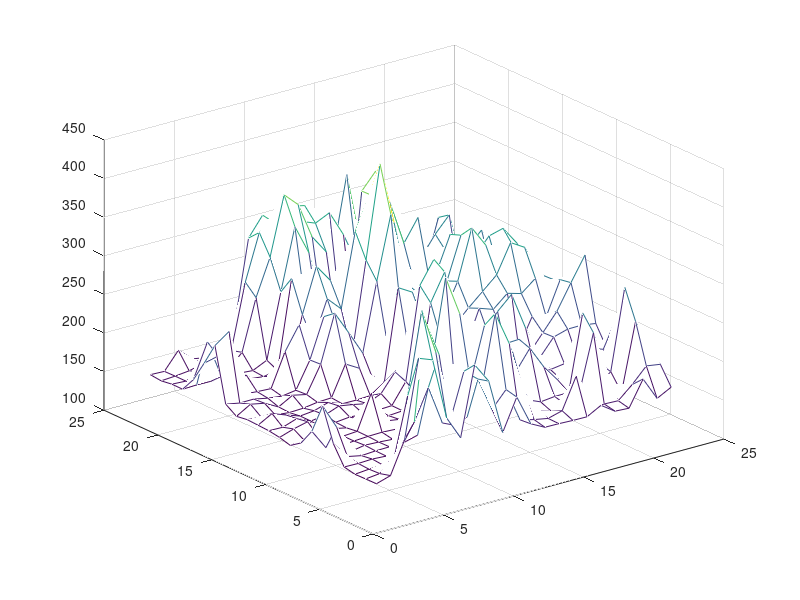

Write the MATLAB code that produced this figure.
clc;clear all
ditubZ=[153.76445 25.2 110.2
153.58998 25.202 110.2
153.21336 25.205 110.2
156.219 25.207 110.2
179.9846 25.21 110.2
222.33669 25.212 110.2
183.21558 25.214 110.2
161.73906 25.217 110.2
152.10455 25.219 110.2
156.02763 25.221 110.2
158.2962 25.224 110.2
159.05049 25.226 110.2
159.82112 25.229 110.2
157.69298 25.231 110.2
167.07799 25.233 110.2
236.55281 25.236 110.2
207.27284 25.238 110.2
179.5962 25.24 110.2
160.73224 25.243 110.2
160.8838 25.245 110.2
158.80464 25.248 110.2
160.36 25.25 110.2
159.39578 25.2 110.202
155.58987 25.202 110.202
154.8697 25.205 110.202
155.86526 25.207 110.202
158.43622 25.21 110.202
190.11407 25.212 110.202
157.06409 25.214 110.202
169.27751 25.217 110.202
153.58574 25.219 110.202
162.07794 25.221 110.202
157.88747 25.224 110.202
169.19524 25.226 110.202
158.06978 25.229 110.202
168.47949 25.231 110.202
163.58266 25.233 110.202
249.76495 25.236 110.202
211.65121 25.238 110.202
223.32751 25.24 110.202
161.44772 25.243 110.202
159.91034 25.245 110.202
159.9808 25.248 110.202
159.69852 25.25 110.202
200.55775 25.2 110.205
168.8689 25.202 110.205
155.29333 25.205 110.205
156.664 25.207 110.205
154.664 25.21 110.205
153.63626 25.212 110.205
154.21298 25.214 110.205
153.94559 25.217 110.205
154.21562 25.219 110.205
166.5618 25.221 110.205
164.18956 25.224 110.205
162.421 25.226 110.205
156.06631 25.229 110.205
164.80699 25.231 110.205
163.79726 25.233 110.205
163.61137 25.236 110.205
171.02916 25.238 110.205
173.90346 25.24 110.205
161.09743 25.243 110.205
167.66829 25.245 110.205
161.92375 25.248 110.205
182.11893 25.25 110.205
301.47214 25.2 110.207
247.04277 25.202 110.207
160.35551 25.205 110.207
155.56763 25.207 110.207
155.88298 25.21 110.207
156.84604 25.212 110.207
155.87431 25.214 110.207
155.81209 25.217 110.207
158.9705 25.219 110.207
154.47371 25.221 110.207
156.0409 25.224 110.207
156.16411 25.226 110.207
154.25638 25.229 110.207
155.13991 25.231 110.207
160.0499 25.233 110.207
162.08179 25.236 110.207
177.2028 25.238 110.207
161.66217 25.24 110.207
161.67325 25.243 110.207
170.11644 25.245 110.207
166.3976 25.248 110.207
166.01945 25.25 110.207
294.55872 25.2 110.21
351.99966 25.202 110.21
255.1478 25.205 110.21
162.02989 25.207 110.21
156.26146 25.21 110.21
156 25.212 110.21
156.95444 25.214 110.21
157.13173 25.217 110.21
155.16925 25.219 110.21
156 25.221 110.21
158.83525 25.224 110.21
158.1006 25.226 110.21
155 25.229 110.21
165.33487 25.231 110.21
157.72604 25.233 110.21
161.08182 25.236 110.21
158.4686 25.238 110.21
160.96823 25.24 110.21
161.7833 25.243 110.21
158.912 25.245 110.21
161.46683 25.248 110.21
163.00737 25.25 110.21
214.3272 25.2 110.212
292.84494 25.202 110.212
327.23535 25.205 110.212
190.12216 25.207 110.212
156.62117 25.21 110.212
154.63626 25.212 110.212
157.40747 25.214 110.212
201.6042 25.217 110.212
161.00708 25.219 110.212
157.88498 25.221 110.212
165.78723 25.224 110.212
163.87378 25.226 110.212
157.73282 25.229 110.212
161.38452 25.231 110.212
160.43933 25.233 110.212
204.09088 25.236 110.212
165.7062 25.238 110.212
158.91133 25.24 110.212
160.29192 25.243 110.212
177.53047 25.245 110.212
173.55356 25.248 110.212
159.1956 25.25 110.212
183.91034 25.2 110.214
198.10269 25.202 110.214
278.7405 25.205 110.214
229.61584 25.207 110.214
161.53836 25.21 110.214
157.59253 25.212 110.214
156.45102 25.214 110.214
160.62013 25.217 110.214
155.40918 25.219 110.214
156.48534 25.221 110.214
162.69785 25.224 110.214
157.29875 25.226 110.214
158.57864 25.229 110.214
195.6393 25.231 110.214
194.752 25.233 110.214
234.05017 25.236 110.214
161.88362 25.238 110.214
162.01627 25.24 110.214
168.80717 25.243 110.214
243.51796 25.245 110.214
257.1679 25.248 110.214
195.34407 25.25 110.214
273.2777 25.2 110.217
258.53546 25.202 110.217
182.62238 25.205 110.217
178.78102 25.207 110.217
248.45656 25.21 110.217
180.8085 25.212 110.217
157.37402 25.214 110.217
157.78928 25.217 110.217
156.19298 25.219 110.217
157 25.221 110.217
158.90324 25.224 110.217
157.08624 25.226 110.217
197.43939 25.229 110.217
256.81406 25.231 110.217
246.00485 25.233 110.217
208.08562 25.236 110.217
235.79807 25.238 110.217
276.20166 25.24 110.217
252.38205 25.243 110.217
290.97583 25.245 110.217
316.42535 25.248 110.217
302.90134 25.25 110.217
247.33253 25.2 110.219
243.58276 25.202 110.219
188.15392 25.205 110.219
201.16687 25.207 110.219
355.34732 25.21 110.219
228.91736 25.212 110.219
160.93394 25.214 110.219
159.05298 25.217 110.219
157.56071 25.219 110.219
157.84943 25.221 110.219
167.02728 25.224 110.219
158.00134 25.226 110.219
186.95946 25.229 110.219
226.55405 25.231 110.219
222.6563 25.233 110.219
257.75177 25.236 110.219
293.41772 25.238 110.219
234.74773 25.24 110.219
331.916 25.243 110.219
366.69714 25.245 110.219
325.08438 25.248 110.219
327.59885 25.25 110.219
175.99272 25.2 110.221
199.39934 25.202 110.221
216.92177 25.205 110.221
222.36923 25.207 110.221
304.2342 25.21 110.221
239.07527 25.212 110.221
173.56055 25.214 110.221
185.78374 25.217 110.221
174.70827 25.219 110.221
184.19394 25.221 110.221
190.18678 25.224 110.221
170.41138 25.226 110.221
166.12743 25.229 110.221
195.35384 25.231 110.221
187.2582 25.233 110.221
239.74956 25.236 110.221
270.08423 25.238 110.221
208.18333 25.24 110.221
293.20337 25.243 110.221
349.20206 25.245 110.221
291.1141 25.248 110.221
304.8525 25.25 110.221
216.86499 25.2 110.224
220.14742 25.202 110.224
312.22736 25.205 110.224
290.56097 25.207 110.224
250.59059 25.21 110.224
233.4344 25.212 110.224
197.82346 25.214 110.224
245.91705 25.217 110.224
287.5884 25.219 110.224
303.7084 25.221 110.224
212.09785 25.224 110.224
287.89844 25.226 110.224
207.71182 25.229 110.224
283.6499 25.231 110.224
304.6782 25.233 110.224
335.16537 25.236 110.224
219.30795 25.238 110.224
179.74721 25.24 110.224
207.0788 25.243 110.224
302.3485 25.245 110.224
316.0203 25.248 110.224
329.3879 25.25 110.224
177.27438 25.2 110.226
176.00739 25.202 110.226
268.38547 25.205 110.226
262.77863 25.207 110.226
217.77066 25.21 110.226
219.17393 25.212 110.226
198.34 25.214 110.226
261.46698 25.217 110.226
322.63797 25.219 110.226
332.58557 25.221 110.226
246.04704 25.224 110.226
277.22406 25.226 110.226
236.2438 25.229 110.226
365.054 25.231 110.226
424.0055 25.233 110.226
375.84128 25.236 110.226
284.6416 25.238 110.226
201.33743 25.24 110.226
187.19472 25.243 110.226
278.19308 25.245 110.226
308.90866 25.248 110.226
325.28143 25.25 110.226
167.86559 25.2 110.229
171.40735 25.202 110.229
201.87102 25.205 110.229
246.4349 25.207 110.229
240.74303 25.21 110.229
191.43759 25.212 110.229
195.15169 25.214 110.229
251.29805 25.217 110.229
243.177 25.219 110.229
239.09464 25.221 110.229
310.26447 25.224 110.229
207.6635 25.226 110.229
247.76042 25.229 110.229
278.9626 25.231 110.229
343.3008 25.233 110.229
312.98114 25.236 110.229
365.17923 25.238 110.229
364.74985 25.24 110.229
189.96793 25.243 110.229
195.5231 25.245 110.229
317.4561 25.248 110.229
271.2429 25.25 110.229
167.60457 25.2 110.231
168 25.202 110.231
171.0072 25.205 110.231
179.41653 25.207 110.231
209.18213 25.21 110.231
238.98509 25.212 110.231
245.36761 25.214 110.231
213.15877 25.217 110.231
195.23003 25.219 110.231
191.82454 25.221 110.231
217.48375 25.224 110.231
208.55879 25.226 110.231
228.42813 25.229 110.231
228.35004 25.231 110.231
257.33667 25.233 110.231
274.4351 25.236 110.231
344.40784 25.238 110.231
386.03983 25.24 110.231
236.1163 25.243 110.231
168.87787 25.245 110.231
284.0082 25.248 110.231
252.24306 25.25 110.231
166.87805 25.2 110.233
173.00009 25.202 110.233
165.88373 25.205 110.233
171.70898 25.207 110.233
234.70377 25.21 110.233
239.90756 25.212 110.233
204.23802 25.214 110.233
263.0516 25.217 110.233
204.69756 25.219 110.233
189.2988 25.221 110.233
196.17311 25.224 110.233
219.68271 25.226 110.233
227.55862 25.229 110.233
214.82533 25.231 110.233
238.00311 25.233 110.233
229.8232 25.236 110.233
270.9323 25.238 110.233
340.3157 25.24 110.233
278.12473 25.243 110.233
172.94426 25.245 110.233
240.62267 25.248 110.233
350.73672 25.25 110.233
166.65921 25.2 110.236
212.94519 25.202 110.236
170.02225 25.205 110.236
173.71614 25.207 110.236
205.5633 25.21 110.236
181.58598 25.212 110.236
180.83012 25.214 110.236
280.29404 25.217 110.236
201.09595 25.219 110.236
209.96635 25.221 110.236
243.06342 25.224 110.236
237.0603 25.226 110.236
265.23016 25.229 110.236
259.20172 25.231 110.236
263.02084 25.233 110.236
246.13457 25.236 110.236
235.57059 25.238 110.236
282.30438 25.24 110.236
316.14008 25.243 110.236
175.57204 25.245 110.236
187.08228 25.248 110.236
254.21509 25.25 110.236
176.57196 25.2 110.238
165.3536 25.202 110.238
180.55339 25.205 110.238
173.97206 25.207 110.238
183.57336 25.21 110.238
175.08832 25.212 110.238
179.1959 25.214 110.238
231.71368 25.217 110.238
191.50381 25.219 110.238
202.791 25.221 110.238
236.75633 25.224 110.238
253.55396 25.226 110.238
329.45007 25.229 110.238
313.58148 25.231 110.238
308.20224 25.233 110.238
246.26561 25.236 110.238
241.65163 25.238 110.238
310.82544 25.24 110.238
287.089 25.243 110.238
171.63634 25.245 110.238
228.70364 25.248 110.238
201.13464 25.25 110.238
164.11972 25.2 110.24
167.01984 25.202 110.24
252.87167 25.205 110.24
272.05267 25.207 110.24
202.00534 25.21 110.24
173.23149 25.212 110.24
179.5453 25.214 110.24
188.18134 25.217 110.24
187.0324 25.219 110.24
187.16068 25.221 110.24
252.63156 25.224 110.24
270.0564 25.226 110.24
302.1786 25.229 110.24
281.69403 25.231 110.24
284.54797 25.233 110.24
268.31183 25.236 110.24
214.20592 25.238 110.24
231.85985 25.24 110.24
247.59293 25.243 110.24
165.3114 25.245 110.24
209.11014 25.248 110.24
186.99155 25.25 110.24
163.01566 25.2 110.243
166.27863 25.202 110.243
181.27333 25.205 110.243
171.62186 25.207 110.243
176.68674 25.21 110.243
181.44139 25.212 110.243
182.1984 25.214 110.243
210.32727 25.217 110.243
209.64105 25.219 110.243
223.96301 25.221 110.243
247.38159 25.224 110.243
306.99792 25.226 110.243
259.85083 25.229 110.243
302.79697 25.231 110.243
250.90654 25.233 110.243
274.91138 25.236 110.243
219.47208 25.238 110.243
257.33987 25.24 110.243
273.0055 25.243 110.243
221.28844 25.245 110.243
167.39978 25.248 110.243
170.62355 25.25 110.243
195.83585 25.2 110.245
182.48532 25.202 110.245
165.72952 25.205 110.245
186.19678 25.207 110.245
190.01343 25.21 110.245
203.848 25.212 110.245
181.08978 25.214 110.245
215.63528 25.217 110.245
232.35202 25.219 110.245
218.92143 25.221 110.245
262.25385 25.224 110.245
295.9121 25.226 110.245
289.37424 25.229 110.245
307.72403 25.231 110.245
242.92325 25.233 110.245
292.6413 25.236 110.245
235.30396 25.238 110.245
207.00523 25.24 110.245
293.08322 25.243 110.245
283.38498 25.245 110.245
216.58058 25.248 110.245
149.33058 25.25 110.245
165.89902 25.2 110.248
201.55672 25.202 110.248
252.87439 25.205 110.248
290.55627 25.207 110.248
183.85617 25.21 110.248
197.42482 25.212 110.248
181.58408 25.214 110.248
215.89302 25.217 110.248
264.48926 25.219 110.248
262.00342 25.221 110.248
250.06732 25.224 110.248
257.07257 25.226 110.248
254.86478 25.229 110.248
283.3844 25.231 110.248
237.33612 25.233 110.248
243.87813 25.236 110.248
245.50407 25.238 110.248
173.56721 25.24 110.248
214.69684 25.243 110.248
201.97429 25.245 110.248
172.96156 25.248 110.248
151.72548 25.25 110.248
175.504 25.2 110.25
198.72406 25.202 110.25
203.07254 25.205 110.25
186.1028 25.207 110.25
175.03076 25.21 110.25
235.3071 25.212 110.25
188.22862 25.214 110.25
213.12811 25.217 110.25
295.2768 25.219 110.25
254.78528 25.221 110.25
233.22304 25.224 110.25
244.69511 25.226 110.25
238.82521 25.229 110.25
227.66838 25.231 110.25
235.39104 25.233 110.25
214.88992 25.236 110.25
205.56917 25.238 110.25
171.2201 25.24 110.25
240.58069 25.243 110.25
166.0912 25.245 110.25
172.6192 25.248 110.25
152.24 25.25 110.25
];
dituZ=reshape(ditubZ(:,1),22,22);
dituZ3=dituZ;
dituZx=ditubZ(1:22,2);
dituZy=ditubZ(1:22:end,3);
mesh(dituZ)
